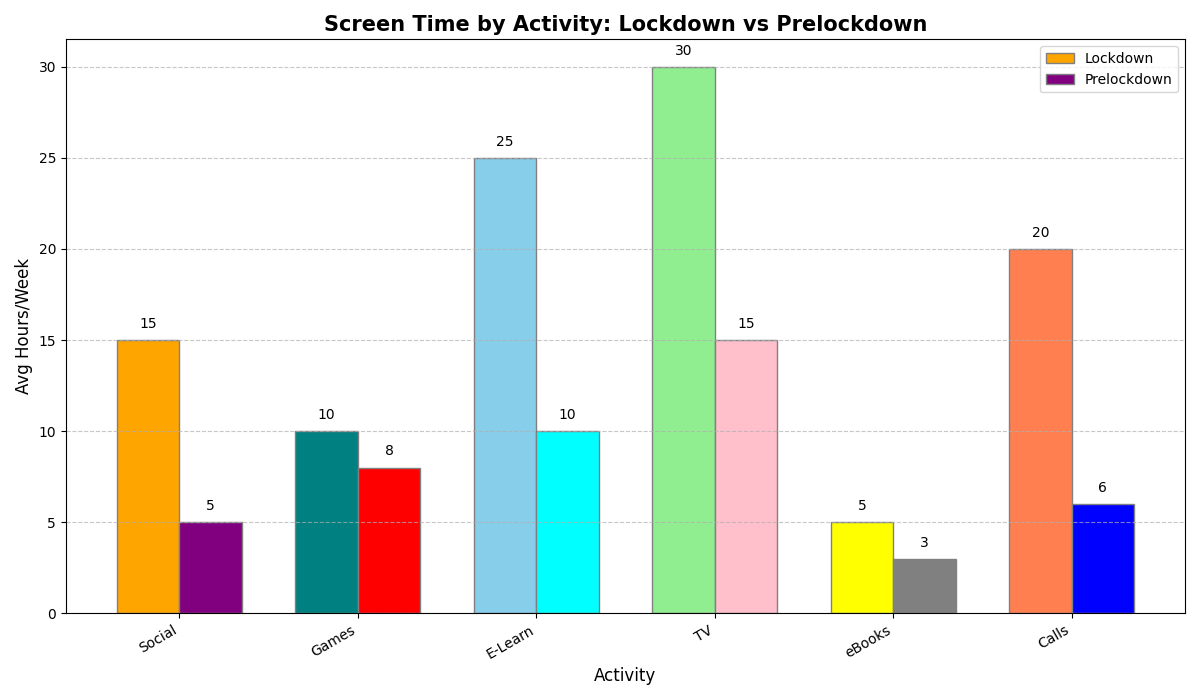

The script that drew this image:
import matplotlib.pyplot as plt
import numpy as np

activities = ['Social', 'Games', 'E-Learn', 'TV', 'eBooks', 'Calls']
average_hours_lockdown = np.array([15, 10, 25, 30, 5, 20])
average_hours_prelockdown = np.array([5, 8, 10, 15, 3, 6])

fig, ax = plt.subplots(figsize=(12, 7))

bar_width = 0.35
index = np.arange(len(activities))

lockdown_colors = ['orange', 'teal', 'skyblue', 'lightgreen', 'yellow', 'coral']
prelockdown_colors = ['purple', 'red', 'cyan', 'pink', 'grey', 'blue']

bar1 = ax.bar(index, average_hours_lockdown, bar_width, label='Lockdown', color=lockdown_colors, edgecolor='gray')
bar2 = ax.bar(index + bar_width, average_hours_prelockdown, bar_width, label='Prelockdown', color=prelockdown_colors, edgecolor='gray')

ax.set_title('Screen Time by Activity: Lockdown vs Prelockdown', fontsize=15, fontweight='bold')
ax.set_xlabel('Activity', fontsize=12)
ax.set_ylabel('Avg Hours/Week', fontsize=12)
ax.set_xticks(index + bar_width / 2)
ax.set_xticklabels(activities, fontsize=10, rotation=30, ha='right')
ax.legend(fontsize=10)

for bar_group in [bar1, bar2]:
    for bar in bar_group:
        height = bar.get_height()
        ax.text(bar.get_x() + bar.get_width() / 2, height + 0.5, f'{height}', ha='center', va='bottom', fontsize=10)

ax.grid(axis='y', linestyle='--', alpha=0.7)

plt.tight_layout()
plt.show()
